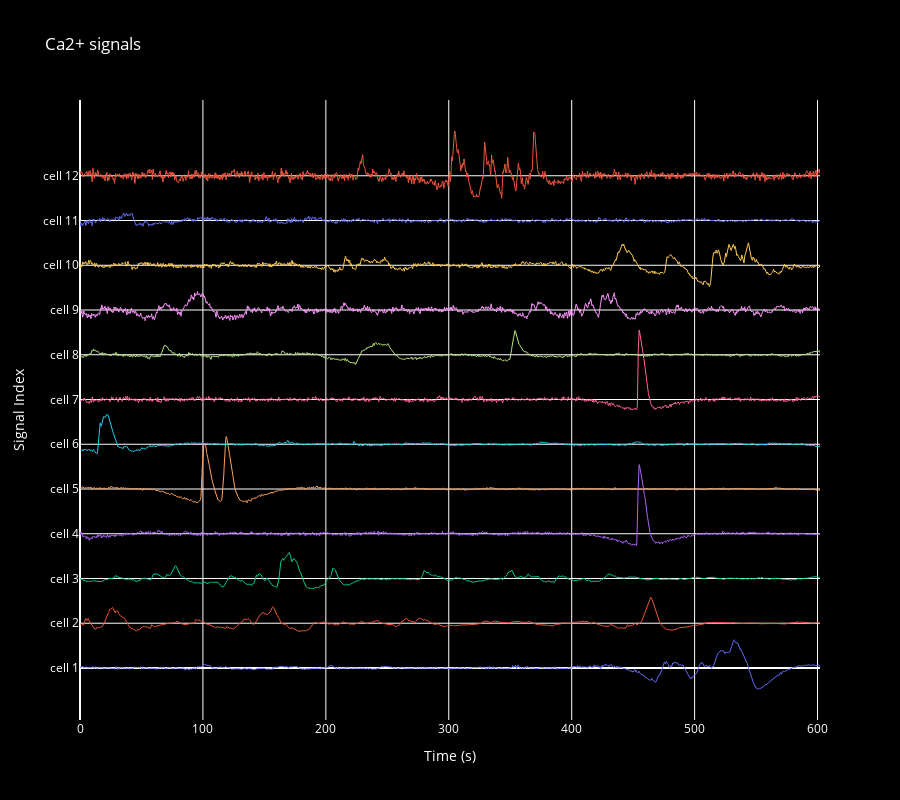

The cell this chart's notebook holds for it:
### Code cell
# filter data 
from scipy.signal import butter, filtfilt

def butter_filter(signal, lowcut=None, highcut=None, fs=30, order=3):
    """
    Bandpass or lowpass filter using a Butterworth filter.
    - signal: 1D array
    - lowcut: lower cutoff frequency (Hz), optional
    - highcut: upper cutoff frequency (Hz), optional
    - fs: sampling rate (Hz)
    - order: filter order
    """
    nyq = 0.5 * fs  # Nyquist frequency
    
    if lowcut and highcut:
        btype = 'band'
        Wn = [lowcut / nyq, highcut / nyq]
    elif highcut:
        btype = 'low'
        Wn = highcut / nyq
    elif lowcut:
        btype = 'high'
        Wn = lowcut / nyq
    else:
        return signal  # no filtering
    
    b, a = butter(order, Wn, btype=btype)
    filtered = filtfilt(b, a, signal)
    return filtered

# apply filter to each signal
offset = .5
# Filter parameters
cutoff0 = 0.01  # Hz, typically good for calcium (slow) dynamics
cutoff1 = 1  # Hz, typically good for calcium (slow) dynamics

data_filt = np.zeros_like(data_normalized)
for i in range(data_filt.shape[0]):
    trace = data_normalized[i]
    trace_filt = butter_filter(trace, lowcut=cutoff0, highcut=cutoff1, fs=fs, order=2)
    data_filt[i] = trace_filt

data = data_filt # grab filtered data
n_signals = data.shape[0]
y_positions = np.arange(n_signals) * offset

# Create figure
fig = go.Figure()

# Add each signal as a line trace
for i in range(n_signals):
    fig.add_trace(go.Scatter(
        y=data[i] + y_positions[i],
        x=timevec,
        mode='lines',
        line=dict(width=1),
        name=f'Signal {i+1}',
        hovertemplate=f'Time: %{{x}}<br>Amplitude: %{{y:.3f}}<br>Signal: {i+1}<extra></extra>'
    ))

# Update layout with black background
fig.update_layout(
    title='Ca2+ signals',
    xaxis_title='Time (s)',
    yaxis_title='Signal Index',
    yaxis=dict(
        tickvals=y_positions,
        ticktext=[f'cell {i+1}' for i in range(n_signals)]
    ),
    height=800,
    showlegend=False,
    plot_bgcolor='black',
    paper_bgcolor='black',
    font=dict(color='white'),
)

fig.show()

### Figure 1 — Plotly figure (JSON) as saved in the notebook; plotly's stock layout.template omitted (floating-point values rounded to 4 significant figures; data arrays with more than 128 entries replaced by an {"elided": "..."} marker saying what was removed)
{"data": [{"hovertemplate": "Time: %{x}<br>Amplitude: %{y:.3f}<br>Signal: 1<extra></extra>", "line": {"width": 1}, "mode": "lines", "name": "Signal 1", "type": "scatter", "x": {"elided": "4215 float values"}, "y": {"elided": "4215 float values"}}, {"hovertemplate": "Time: %{x}<br>Amplitude: %{y:.3f}<br>Signal: 2<extra></extra>", "line": {"width": 1}, "mode": "lines", "name": "Signal 2", "type": "scatter", "x": {"elided": "4215 float values"}, "y": {"elided": "4215 float values"}}, {"hovertemplate": "Time: %{x}<br>Amplitude: %{y:.3f}<br>Signal: 3<extra></extra>", "line": {"width": 1}, "mode": "lines", "name": "Signal 3", "type": "scatter", "x": {"elided": "4215 float values"}, "y": {"elided": "4215 float values"}}, {"hovertemplate": "Time: %{x}<br>Amplitude: %{y:.3f}<br>Signal: 4<extra></extra>", "line": {"width": 1}, "mode": "lines", "name": "Signal 4", "type": "scatter", "x": {"elided": "4215 float values"}, "y": {"elided": "4215 float values"}}, {"hovertemplate": "Time: %{x}<br>Amplitude: %{y:.3f}<br>Signal: 5<extra></extra>", "line": {"width": 1}, "mode": "lines", "name": "Signal 5", "type": "scatter", "x": {"elided": "4215 float values"}, "y": {"elided": "4215 float values"}}, {"hovertemplate": "Time: %{x}<br>Amplitude: %{y:.3f}<br>Signal: 6<extra></extra>", "line": {"width": 1}, "mode": "lines", "name": "Signal 6", "type": "scatter", "x": {"elided": "4215 float values"}, "y": {"elided": "4215 float values"}}, {"hovertemplate": "Time: %{x}<br>Amplitude: %{y:.3f}<br>Signal: 7<extra></extra>", "line": {"width": 1}, "mode": "lines", "name": "Signal 7", "type": "scatter", "x": {"elided": "4215 float values"}, "y": {"elided": "4215 float values"}}, {"hovertemplate": "Time: %{x}<br>Amplitude: %{y:.3f}<br>Signal: 8<extra></extra>", "line": {"width": 1}, "mode": "lines", "name": "Signal 8", "type": "scatter", "x": {"elided": "4215 float values"}, "y": {"elided": "4215 float values"}}, {"hovertemplate": "Time: %{x}<br>Amplitude: %{y:.3f}<br>Signal: 9<extra></extra>", "line": {"width": 1}, "mode": "lines", "name": "Signal 9", "type": "scatter", "x": {"elided": "4215 float values"}, "y": {"elided": "4215 float values"}}, {"hovertemplate": "Time: %{x}<br>Amplitude: %{y:.3f}<br>Signal: 10<extra></extra>", "line": {"width": 1}, "mode": "lines", "name": "Signal 10", "type": "scatter", "x": {"elided": "4215 float values"}, "y": {"elided": "4215 float values"}}, {"hovertemplate": "Time: %{x}<br>Amplitude: %{y:.3f}<br>Signal: 11<extra></extra>", "line": {"width": 1}, "mode": "lines", "name": "Signal 11", "type": "scatter", "x": {"elided": "4215 float values"}, "y": {"elided": "4215 float values"}}, {"hovertemplate": "Time: %{x}<br>Amplitude: %{y:.3f}<br>Signal: 12<extra></extra>", "line": {"width": 1}, "mode": "lines", "name": "Signal 12", "type": "scatter", "x": {"elided": "4215 float values"}, "y": {"elided": "4215 float values"}}], "layout": {"font": {"color": "white"}, "height": 800, "paper_bgcolor": "black", "plot_bgcolor": "black", "showlegend": false, "title": {"text": "Ca2+ signals"}, "xaxis": {"title": {"text": "Time (s)"}}, "yaxis": {"ticktext": ["cell 1", "cell 2", "cell 3", "cell 4", "cell 5", "cell 6", "cell 7", "cell 8", "cell 9", "cell 10", "cell 11", "cell 12"], "tickvals": [0.0, 0.5, 1.0, 1.5, 2.0, 2.5, 3.0, 3.5, 4.0, 4.5, 5.0, 5.5], "title": {"text": "Signal Index"}}}}
